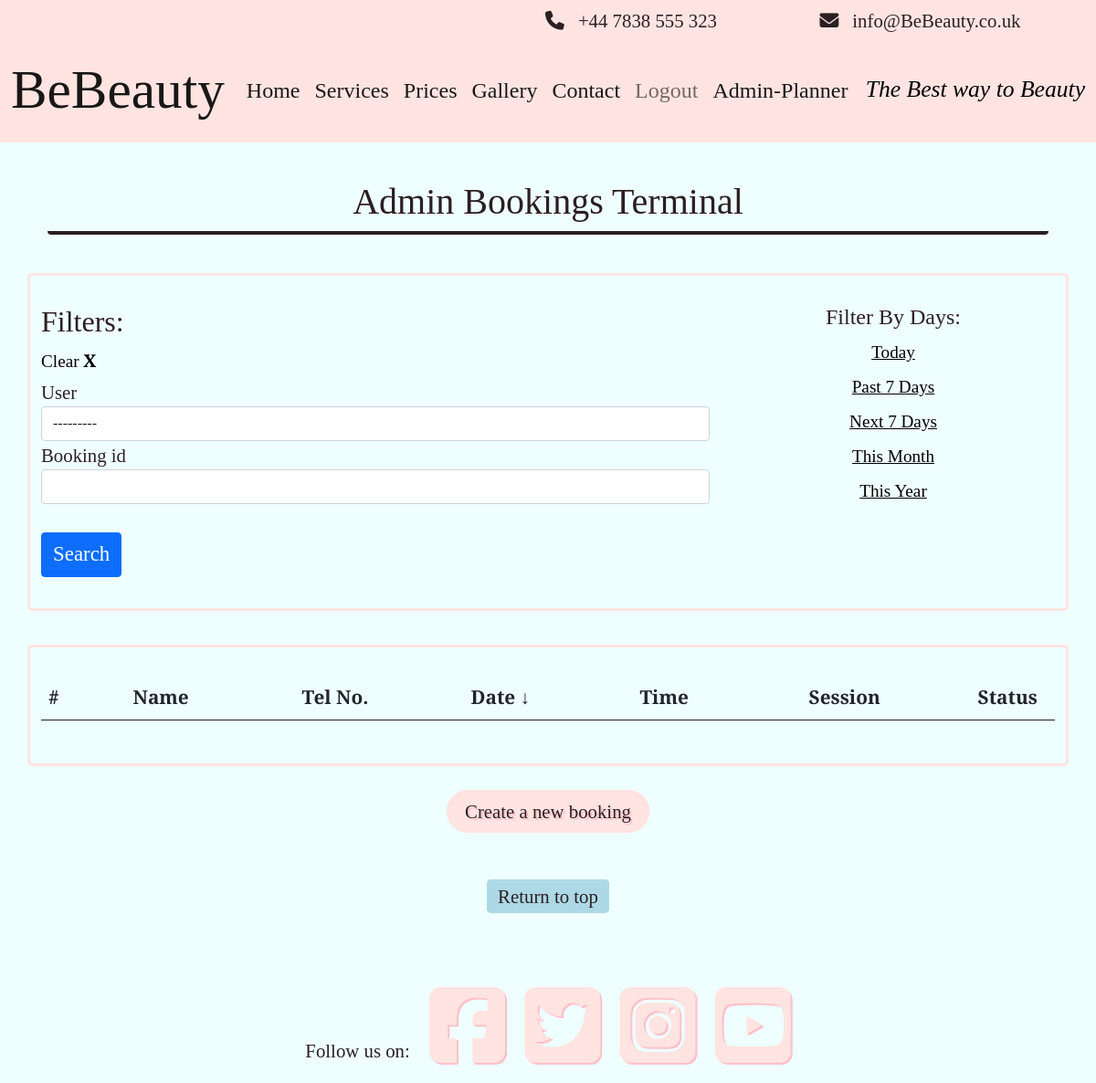
Before: /admin-bookings (signed in) with the older database file.
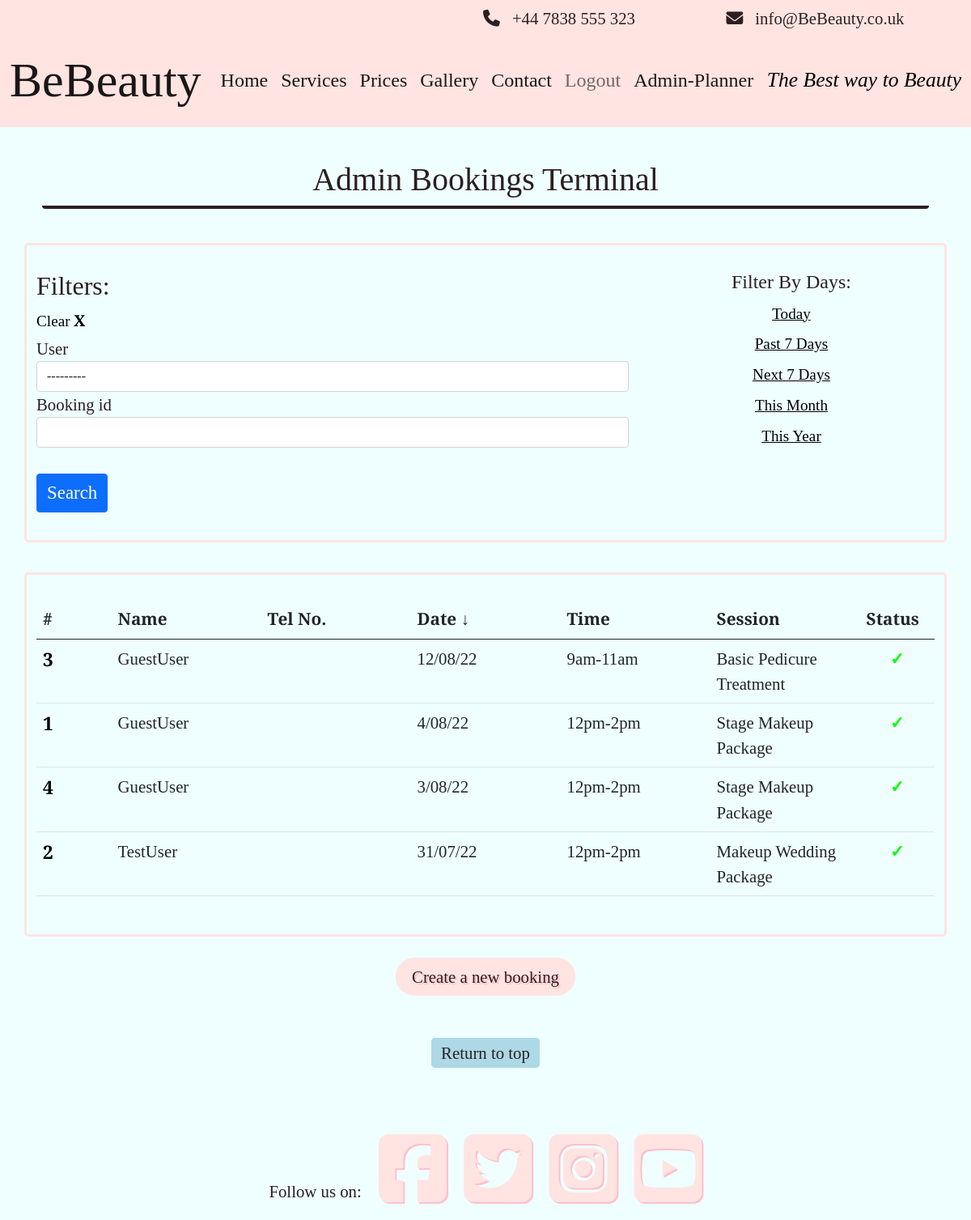
After: the same page with the newer database file.
### booking/models.py (models this page shows, shortened)
class Booking(models.Model):
    booking_id = models.BigAutoField(primary_key=True, unique=True)
    user = models.ForeignKey(
        User, on_delete=models.CASCADE,
        related_name="User")
    contact_no = PhoneNumberField(region="GB", null=False, blank=False)
    email = models.EmailField()
    treatment = models.ForeignKey(
        Treatment, on_delete=models.CASCADE,
        related_name="Treatment_Name"
        )
    booking_time = models.DateField(auto_now=True)
    appointment_date = models.DateField()
    appointment_slot = models.IntegerField(choices=TIMESLOTS)
    address_line_one = models.CharField(max_length=60)
    address_line_two = models.CharField(max_length=60, blank=True)
    address_line_three = models.CharField(max_length=60, blank=True)
    city = models.CharField(max_length=20)
    post_code = models.CharField(max_length=10)
    additional_info = models.TextField(max_length=300, blank=True)
    cancelled = models.IntegerField(choices=APPOINTMENT_STATUS, default=0)
    class Meta:
        ordering = ['appointment_date', 'appointment_slot']
        constraints = [
            models.UniqueConstraint(
                fields=['appointment_date', 'appointment_slot'],
                name='unique_booking')
        ]

### treatment/models.py (models this page shows, shortened)
class Treatment(models.Model):
    treatment_type = models.IntegerField(choices=TREATMENTS)
    treatment_name = models.CharField(max_length=60, unique=True)
    slug = models.SlugField(max_length=60, unique=True, primary_key=True)
    treatment_price = models.DecimalField(blank=False,
                                          max_digits=5, decimal_places=2)
    treatment_description = models.TextField()
    treatment_time = models.CharField(max_length=50)
    class _Meta:
        ordering = ['treatment_name']
    def __str__(self):
        return f"{self.treatment_name}"

### booking/views.py (the view)
# urls.py: path('admin-bookings', AdminListView.as_view(), name='admin-bookings'),
class AdminListView(ListView):
    model = Booking
    template_name = 'admin-planner.html'
    queryset = Booking.objects.order_by('-appointment_date')
    paginate_by = 10
    context_object_name = 'bookings'
    def get_context_data(self, **kwargs):
        context = super().get_context_data(**kwargs)
        context['today'] = date.today()
        context['filter'] = AdminFilter(self.request.GET, self.get_queryset(),)
        return context
    def get_queryset(self):
        queryset = super().get_queryset()
        return AdminFilter(self.request.GET, queryset=queryset).qs

### templates/admin-planner.html (shortened to what the changed rows need)
{% extends 'base.html' %}
{% load static %}
{% load crispy_forms_filters %}
{% block content %}
{% if user.is_authenticated and user.is_staff %}
<br>
<div class="container">
    <div class="box-wrap">
        <h1 class="col center-text title-font">Admin Bookings Terminal</h1>
    </div>
</div>
<br>
<div class="container">
    <div class="row">
        <div class="col-sm-12 booking-box">
            <br>
            <div class="container g-0">
                <form method="GET">
                    <div class="row">
                        <div class="col-sm-8">
                            <div class="container g-0">
                                <div class="row g-0">
                                    <div class="d-inline">
                                        <h2>Filters:</h2>
                                    </div>
                                </div>
                            </div>
                            <br>
                            <br>
                            <br>
                        </div>
                        <br>
                    </div>
                </form>
            </div>
        </div>
    </div>
</div>
<div class="container">
    <div class="row">
        <div class="booking-box col-sm-12 booking-box-filter">
            <br>
            <div class=" bodywork">
                <div class="g-0 admin-table">
                    <div class="table-responsive-sm">
                        <table class="table table-nowrap">
                            <thead>
                                <tr>
                                    <th scope="col" class="col-1">#</th>
                                    <th scope="col" class="col-2">Name</th>
                                    <th scope="col" class="col-2 d-none d-md-table-cell">Tel No.</th>
                                    <th scope="col" class="col-2">Date &#8595</th>
                                    <th scope="col" class="col-2">Time</th>
                                    <th scope="col" class="col-2 d-none d-md-table-cell">Session</th>
                                    <th scope="col" class="col-1">Status</th>
                                </tr>
                            </thead>
                            <tbody>
                                {% for booking in bookings %}
                                {% include 'admin-booking-modal.html' %}
                                <tr>
                                    <th scope="'row">
                                        <div type="button" data-bs-toggle="modal" data-bs-target="#bookingModal{{booking.pk}}" style="color:black ; font-size:1.1em;">{{booking.booking_id}}</div>
                                    </th>
                                    <td>{{ booking.user }}</td>
                                    <td class="d-none d-md-table-cell">{{ booking.contact_no.as_national }}</td>
                                    <td>{{ booking.appointment_date|date:"j/m/y" }}</td>
                                    <td>{{ booking.get_appointment_slot_display }}</td>
                                    <td class="d-none d-md-table-cell">{{ booking.treatment }}</td>
                                    {% if booking.cancelled == 1 %}
                                    <td class="text-center" style="color:red"><b>X</b></td>
                                    {% elif today >= booking.appointment_date and booking.cancelled != 1 %}
                                    <td class="text-center" style="color:lime"><b>&#10003;</b></td>
                                    {% else %}
                                    <td class="text-center" style="color:blue"><b>-</b></td>
                                    {% endif %}
                                </tr>
                                {% endfor %}
                            </tbody>
                        </table>
                    </div>
                </div>
                <br>
            </div>
        </div>
    </div>
</div>
<br>
<br>
<br>
<br>
<br>
{% endif %}
{% endblock %}

Changed rows visible on the page:
added Booking: booking_id "3", user "GuestUser", appointment_date "12/08/22", appointment_slot "9am-11am", treatment "Basic Pedicure Treatment"
added Booking: booking_id "1", user "GuestUser", appointment_date "4/08/22", appointment_slot "12pm-2pm", treatment "Stage Makeup Package"
added Booking: booking_id "4", user "GuestUser", appointment_date "3/08/22", appointment_slot "12pm-2pm", treatment "Stage Makeup Package"
added Booking: booking_id "2", user "TestUser", appointment_date "31/07/22", appointment_slot "12pm-2pm", treatment "Makeup Wedding Package"
